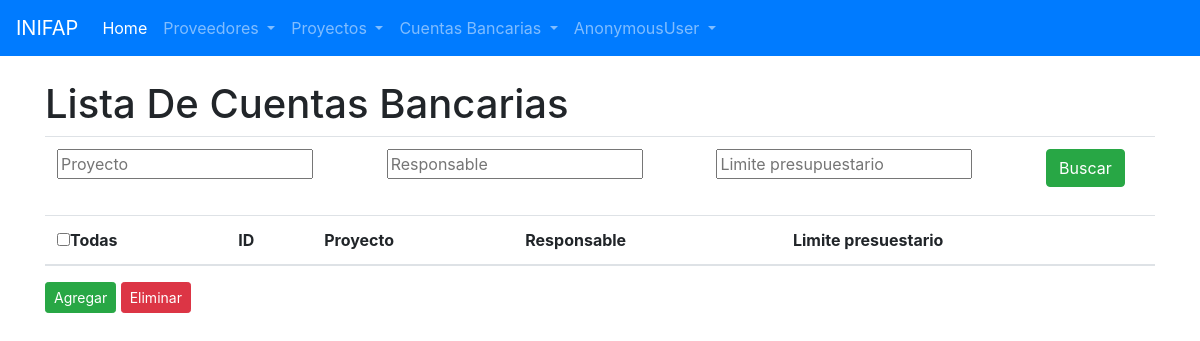
The app's page /cuentas/, older data.
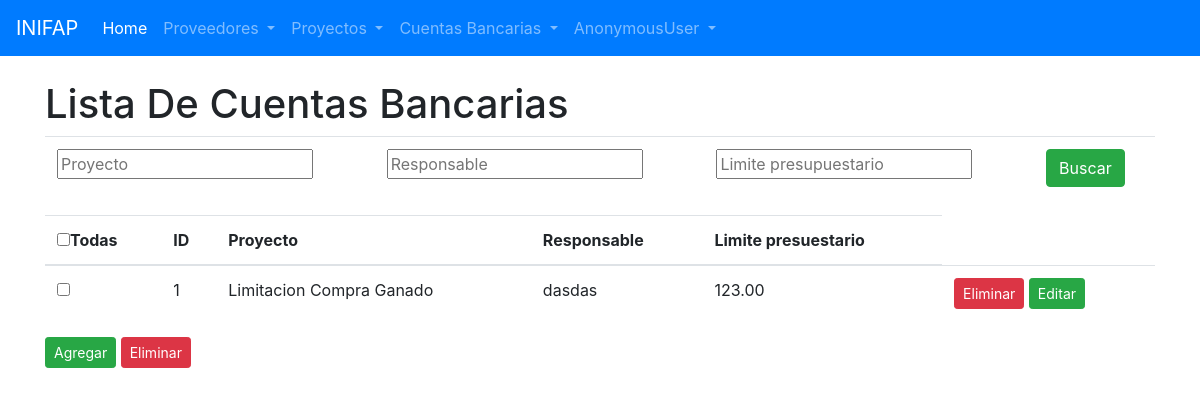
The same page, newer data.
### cuentas/models.py (models this page shows)
class CuentaBancaria(models.Model):
    responsable = models.CharField(max_length=100)
    limite_presupuestario = models.DecimalField(max_digits=10, decimal_places=2)
    proyecto = models.ForeignKey("proyecto.Proyecto", \
        verbose_name='Proyecto', on_delete=models.DO_NOTHING)

### proyecto/models.py (models this page shows)
class Proyecto(models.Model):
    num_proyecto = models.CharField('NUM Proyecto', max_length=8, primary_key=True)
    nombre_proyecto = models.CharField(max_length=255)
    objetivo = models.CharField(max_length=255)
    presupuesto = models.CharField(max_length=15)
    duracion = models.DecimalField(max_digits=78, decimal_places=2)
    responsables = models.CharField(max_length=200)
    proveedor = models.ForeignKey("proveedores.Proveedor", \
        verbose_name='Proveedor', on_delete=models.CASCADE)
    def __str__(slef):
        return slef.nombre_proyecto

### cuentas/views.py (the view)
# urls.py: path('', views.ListaCuentasBancarias.as_view(), name = 'lista_cuentas'),
class ListaCuentasBancarias(ListView):
    paginate_by = 5
    model = CuentaBancaria
    extra_context = {'form': FiltrosCuenta}

### cuentas/templates/cuentas/cuentabancaria_list.html (shortened to what this page needs)
{% extends 'base.html' %}
{% block contenido %}
<br>
<h1>Lista De Cuentas Bancarias</h1>
<form action="{% url 'buscar_cuenta' %}" method="post" id="form">
    <table class="table">
        <tr>
            <td>{{form.proyecto}}</td>
            <td>{{form.responsable}}</td>
            <td>{{form.limite_presupuestario}}</td>
            <td>
                <input class="btn btn-success" type="submit" value="Buscar">
            </td>
        </tr>
    </table>
</form>
<table class="table">
    <thead>
        <form action="{% url 'eliminar_todas' %}" method="post">
            <tr>
                <th><input type="checkbox" name="todas">Todas</th>
                <th>ID</th>
                <th>Proyecto</th>
                <th>Responsable</th>
                <th>Limite presuestario</th>
            </tr>
        </thead>
        <tbody>
                {% for cuenta in object_list %}
                    <tr>
                        <td><input type="checkbox" name="{{cuenta.id}}"></td>
                        <td>{{ cuenta.id }}</td>
                        <td>{{ cuenta.proyecto }}</td>
                        <td>{{ cuenta.responsable }}</td>
                        <td>{{ cuenta.limite_presupuestario }}</td>
                        <td>
                            <a href="{% url 'eliminar_cuenta' cuenta.id %}" class="btn btn-danger btn-sm">Eliminar</a>
                            <a href="{% url 'editar_cuenta' cuenta.id %}" class="btn btn-success btn-sm">Editar</a>
                        </td>
                    </tr>
                {% endfor %}
            </tbody>
        </table>
        <a href="{% url 'agregar_cuenta' %}" class="btn btn-success btn-sm">Agregar</a>
        <button type="submit" class="btn btn-danger btn-sm">Eliminar</button>
{% endblock %}

Row changes from the older to the newer data that the page shows:
added CuentaBancaria: id "1", proyecto "Limitacion Compra Ganado", responsable "dasdas", limite_presupuestario "123.00"
